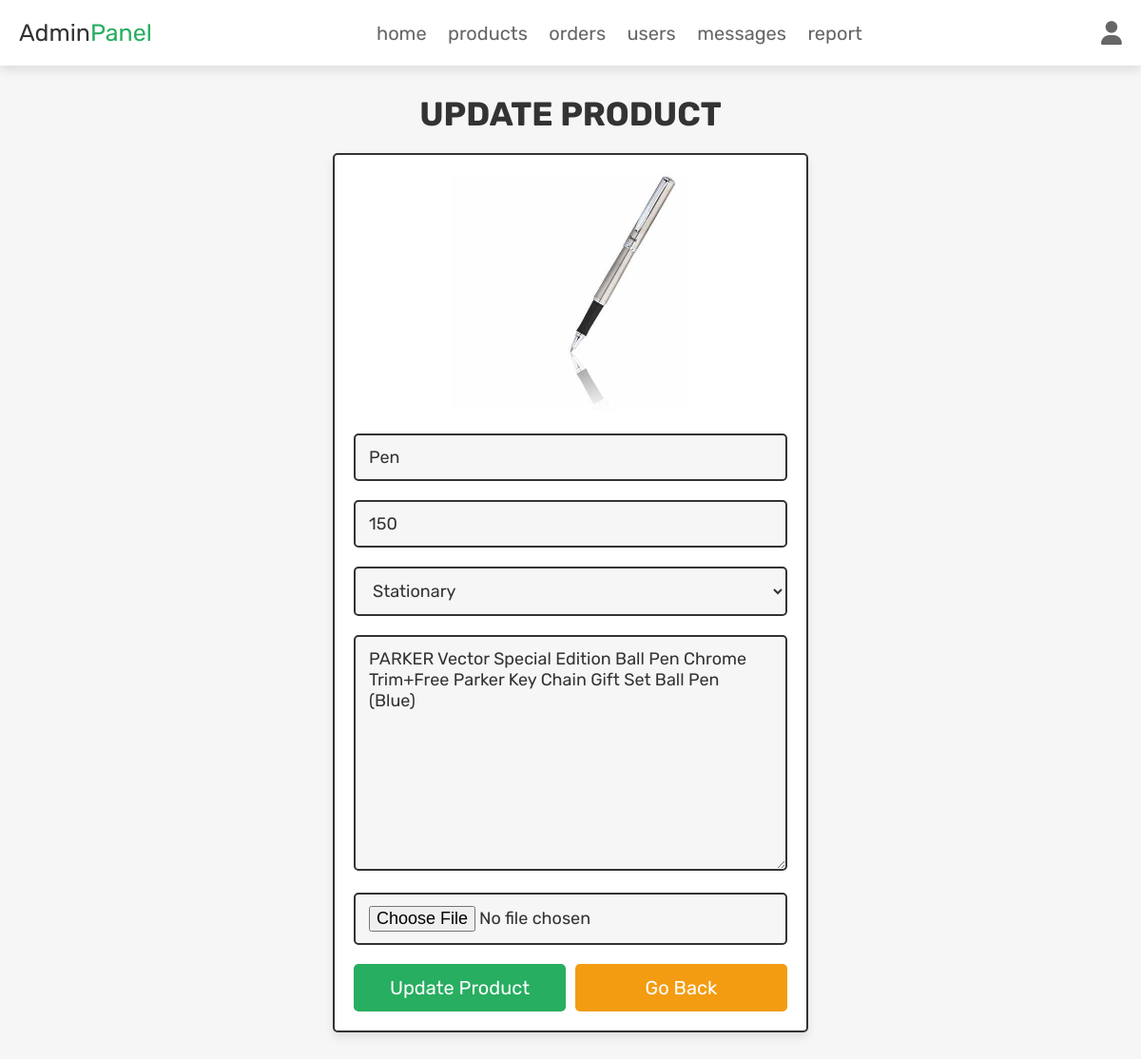
The page /admin_update_product.php?update=29 (signed in) on the database its author committed.
### tables this page shows
CREATE TABLE `products` (
  `id` int(100) NOT NULL,
  `name` varchar(100) NOT NULL,
  `category` varchar(20) NOT NULL,
  `details` varchar(500) NOT NULL,
  `price` int(100) NOT NULL,
  `image` varchar(100) NOT NULL
);

### admin_update_product.php (the view, shortened to what this page needs)
<?php
@include 'config.php';
?>
<!DOCTYPE html>
<html lang="en">
<head>
   <link rel="stylesheet" href="https://cdnjs.cloudflare.com/ajax/libs/font-awesome/6.1.1/css/all.min.css">
   <link rel="stylesheet" href="css/admin_style.css">
</head>
<body>
<?php include 'admin_header.php'; ?>
<section class="update-product">
   <h1 class="title">update product</h1>
   <?php
      $update_id = $_GET['update'];
      $select_products = $conn->prepare("SELECT * FROM `products` WHERE id = ?");
      $select_products->execute([$update_id]);
      if($select_products->rowCount() > 0){
         while($fetch_products = $select_products->fetch(PDO::FETCH_ASSOC)){
   ?>
   <form action="" method="post" enctype="multipart/form-data">
      <img src="uploaded_img/<?= $fetch_products['image']; ?>" alt="">
      <input type="text" name="name" placeholder="enter product name" required class="box" value="<?= $fetch_products['name']; ?>">
      <input type="number" name="price" min="0" placeholder="enter product price" required class="box" value="<?= $fetch_products['price']; ?>">
      <select name="category" class="box" required>
         <option selected><?= $fetch_products['category']; ?></option>
      </select>
      <textarea name="details" required placeholder="enter product details" class="box" cols="30" rows="10"><?= $fetch_products['details']; ?></textarea>
      <input type="file" name="image" class="box" accept="image/jpg, image/jpeg, image/png">
      <div class="flex-btn">
         <input type="submit" class="btn" value="update product" name="update_product">
         <a href="admin_products.php" class="option-btn">go back</a>
      </div>
   </form>
   <?php
         }
      }else{
         echo '<p class="empty">no products found!</p>';
      }
   ?>
</section>
</body>
</html>

### css/admin_style.css (style rules this page uses)
.update-product form { max-width: 50rem; padding:2rem; margin:0 auto; text-align: center; border:var(--border); box-shadow: var(--box-shadow); background-color: var(--white); border-radius: .5rem; }
.update-product form img { height: 25rem; object-fit: cover; margin-bottom: 1rem; }
.update-product form .box { width: 100%; border:var(--border); background-color: var(--white); border-radius: .5rem; background-color: var(--light-bg); padding:1.2rem 1.4rem; font-size: 1.8rem; color:var(--black); margin:1rem 0; }

### css/components.css (style rules this page uses)
:root { --green:#27ae60; --orange:#f39c12; --red:#e74c3c; --black:#333; --light-color:#666; --white:#fff; --light-bg:#f6f6f6; --border:.2rem solid var(--black); --box-shadow:0 .5rem 1rem rgba(0,0,0,.1); }
* { font-family: 'Rubik', sans-serif; margin:0; padding:0; box-sizing: border-box; outline: none; border:none; text-decoration: none; color:var(--black); }
body { background-color: var(--light-bg); }
html { font-size: 62.5%; overflow-x: hidden; scroll-behavior: smooth; scroll-padding-top: 6.5rem; }
section { padding:3rem 2rem; max-width: 1200px; margin:0 auto; }
.btn, .delete-btn, .option-btn { display: block; width: 100%; margin-top: 1rem; border-radius: .5rem; color:var(--white); font-size: 2rem; padding:1.3rem 3rem; text-transform: capitalize; cursor: pointer; text-align: center; }
.btn { background-color: var(--green); }
.option-btn { background-color: var(--orange); }
.flex-btn { display: flex; flex-wrap: wrap; gap:1rem; }
.flex-btn > * { flex:1; }
.title { text-align: center; margin-bottom: 2rem; text-transform: uppercase; color:var(--black); font-size: 3.5rem; }

### rows shown on the page
products: image (picture), name "Pen", price "150", category "Stationary", details "PARKER Vector Special Edition Ball Pen Chrome Trim+Free Parker Key Chain Gift Set Ball Pen (Blue)"
